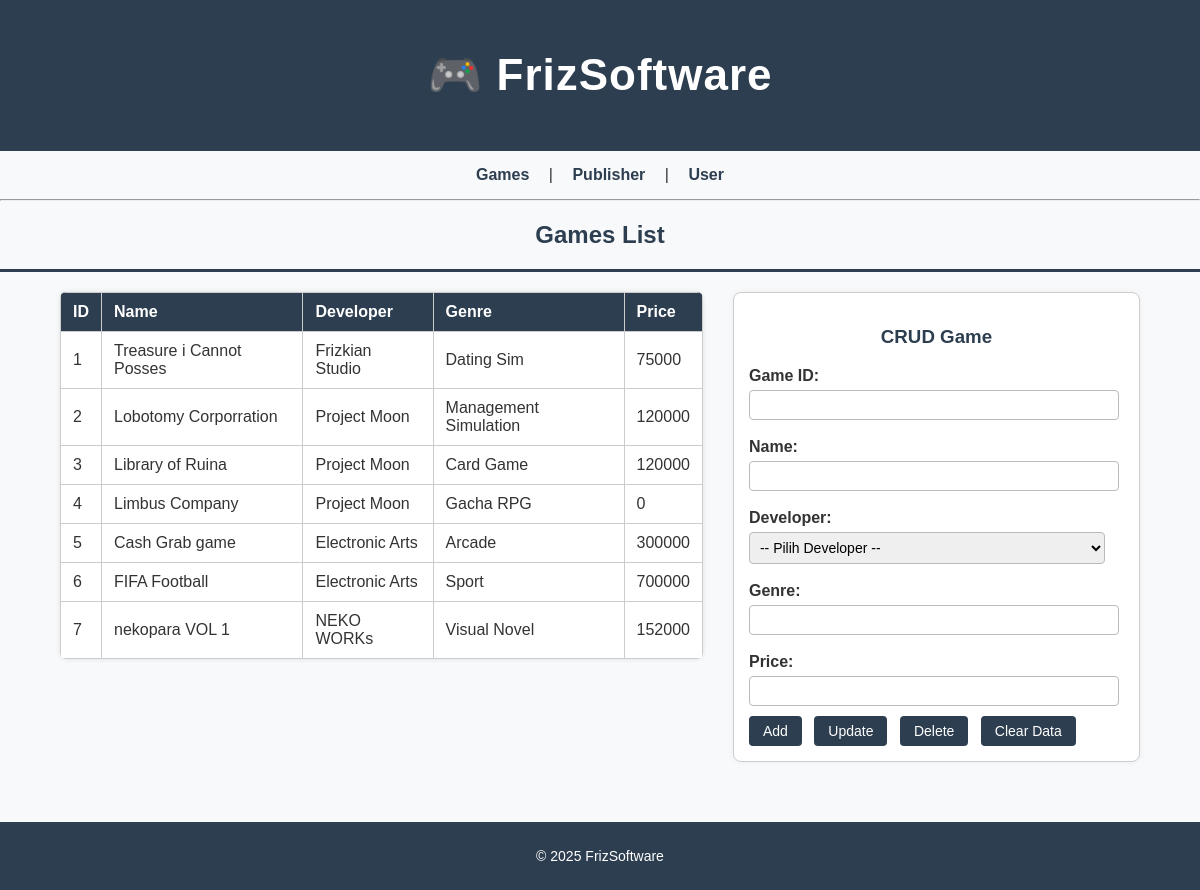
The page / on the database its author committed.
### tables this page shows
CREATE TABLE Games (
    GameId INT AUTO_INCREMENT PRIMARY KEY,
    Name VARCHAR(100) NOT NULL,
    Developer INT NOT NULL,
    Genre VARCHAR(50),
    Price INT,
    FOREIGN KEY (Developer) REFERENCES Developer(DevId)
        ON DELETE CASCADE
        ON UPDATE CASCADE
);

CREATE TABLE Developer (
    DevId INT AUTO_INCREMENT PRIMARY KEY,
    Name VARCHAR(100) NOT NULL,
    Owner INT NOT NULL,
    Status ENUM('Indie', 'Commercial') NOT NULL,
    FOREIGN KEY (Owner) REFERENCES User(UserId)
        ON DELETE CASCADE
        ON UPDATE CASCADE
);

### config/db.php (called while the page is built, shortened)
<?php
class Database {
    private $host = "localhost";
    private $username = "root";
    private $password = "";
    private $dbname = "gameDB";
    public function __construct() {
        try {
            $this->conn = new PDO("mysql:host=$this->host;dbname=$this->dbname", $this->username, $this->password);
        } catch (PDOException $e) {
            echo "Connection failed: " . $e->getMessage();
        }
    }
}
?>

### class/Game.php (called while the page is built, shortened)
<?php
require_once 'config/db.php';
class Game {
    private $db;
    public function __construct() {
        $this->db = (new Database())->conn;
    }
    public function getAll() {
        $sql = "SELECT g.GameId, g.Name, g.Developer, d.Name AS DeveloperName, g.Genre, g.Price
                FROM Games g
                JOIN Developer d ON g.Developer = d.DevId";
        $stmt = $this->db->query($sql);
        return $stmt->fetchAll(PDO::FETCH_ASSOC);
    }
}
?>

### view/games.php (the view, shortened to what this page needs)
<?php
$games = $game->getAll();
?>
<h2>Games List</h2>
<div class="table-crud-container">
    <table id="gameTable">
        <tr>
            <th>ID</th>
            <th>Name</th>
            <th>Developer</th>
            <th>Genre</th>
            <th>Price</th>
        </tr>
        <?php foreach ($games as $g): ?>
        <tr onclick='fillGameForm(<?= json_encode($g) ?>)'>
            <td><?= $g['GameId'] ?></td>
            <td><?= $g['Name'] ?></td>
            <td><?= $g['DeveloperName'] ?></td>
            <td><?= $g['Genre'] ?></td>
            <td><?= $g['Price'] ?></td>
        </tr>
        <?php endforeach; ?>
    </table>
    <div class="crud-section">
        <h3>CRUD Game</h3>
        <form method="post">
            <label>Game ID:</label>
            <input type="number" name="GameId" id="GameId" required><br>
            <label>Name:</label>
            <input type="text" name="Name" id="Name"><br>
            <label>Developer:</label>
            <select name="Developer" id="Developer">
                <option value="">-- Pilih Developer --</option>
            </select><br>
            <label>Genre:</label>
            <input type="text" name="Genre" id="Genre"><br>
            <label>Price:</label>
            <input type="number" name="Price" id="Price"><br>
            <button name="add">Add</button>
            <button name="update">Update</button>
            <button name="delete">Delete</button>
            <button type="button" onclick="clearGameForm()">Clear Data</button>
        </form>
    </div>
</div>

### index.php (shortened to what this page needs)
<?php
require_once 'class/Game.php';
$game = new Game();
?>
<!DOCTYPE html>
<html lang="en">
<head>
    <link rel="stylesheet" href="style.css">
</head>
<body>
    <?php include 'view/header.php'; ?>
    <main>
        <nav>
            <a href="?page=games">Games</a> |
            <a href="?page=developers">Publisher</a> |
            <a href="?page=users">User</a>
        </nav>
        <hr>
        <?php
        if (isset($_GET['page'])) {
            $page = $_GET['page'];
            if ($page == 'games') include 'view/games.php';
            elseif ($page == 'developers') include 'view/developers.php';
            elseif ($page == 'users') include 'view/users.php';
        } else {
            include 'view/games.php';
        }
        ?>
    </main>
    <?php include 'view/footer.php'; ?>
</body>
</html>

### view/header.php
<header>
    <h1>🎮 FrizSoftware</h1>
</header>

### view/footer.php
<footer>
    <p>© 2025 FrizSoftware</p>
</footer>

### style.css (style rules this page uses)
body { font-family: Arial, sans-serif; margin: 0; background: #f8f9fa; color: #333; }
h2, h3 { text-align: center; color: #2d3e50; }
header { background: #2d3e50; color: white; padding: 20px; text-align: center; font-size: 22px; letter-spacing: 1px; }
nav { text-align: center; margin: 15px 0; }
nav a { color: #2d3e50; text-decoration: none; margin: 0 15px; font-weight: bold; font-size: 16px; }
.table-crud-container { display: flex; justify-content: space-between; align-items: flex-start; border-top: 3px solid #2d3e50; padding: 20px 5%; gap: 30px; }
table { border-collapse: collapse; width: 60%; background: white; box-shadow: 0 0 5px rgba(0,0,0,0.1); border-radius: 6px; overflow: hidden; }
th, td { border: 1px solid #ccc; padding: 10px 12px; text-align: left; }
th { background-color: #2d3e50; color: white; font-weight: bold; }
.crud-section { width: 35%; background: white; border: 1px solid #ccc; padding: 15px; border-radius: 8px; box-shadow: 0 0 6px rgba(0,0,0,0.05); }
.crud-section label { display: block; font-weight: bold; margin-top: 8px; }
.crud-section input, .crud-section textarea, .crud-section select { width: 95%; padding: 6px; margin: 5px 0 10px 0; border: 1px solid #bbb; border-radius: 4px; font-size: 14px; transition: border-color 0.2s ease; }
button { margin-right: 8px; background: #2d3e50; color: white; border: none; padding: 7px 14px; border-radius: 4px; cursor: pointer; font-size: 14px; transition: background 0.2s ease; }
footer { text-align: center; background: #2d3e50; color: white; padding: 12px; font-size: 14px; margin-top: 40px; }

### rows shown on the page
games: GameId "1", Name "Treasure i Cannot Posses", Developer.Name "Frizkian Studio", Genre "Dating Sim", Price "75000"
games: GameId "2", Name "Lobotomy Corporration", Developer.Name "Project Moon", Genre "Management Simulation", Price "120000"
games: GameId "3", Name "Library of Ruina", Developer.Name "Project Moon", Genre "Card Game", Price "120000"
games: GameId "4", Name "Limbus Company", Developer.Name "Project Moon", Genre "Gacha RPG", Price "0"
games: GameId "5", Name "Cash Grab game", Developer.Name "Electronic Arts", Genre "Arcade", Price "300000"
games: GameId "6", Name "FIFA Football", Developer.Name "Electronic Arts", Genre "Sport", Price "700000"
games: GameId "7", Name "nekopara VOL 1", Developer.Name "NEKO WORKs", Genre "Visual Novel", Price "152000"
